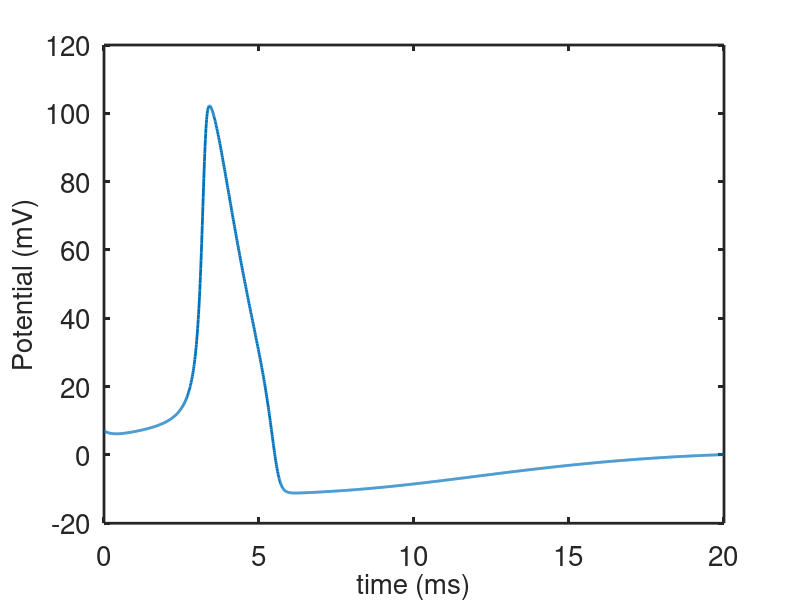
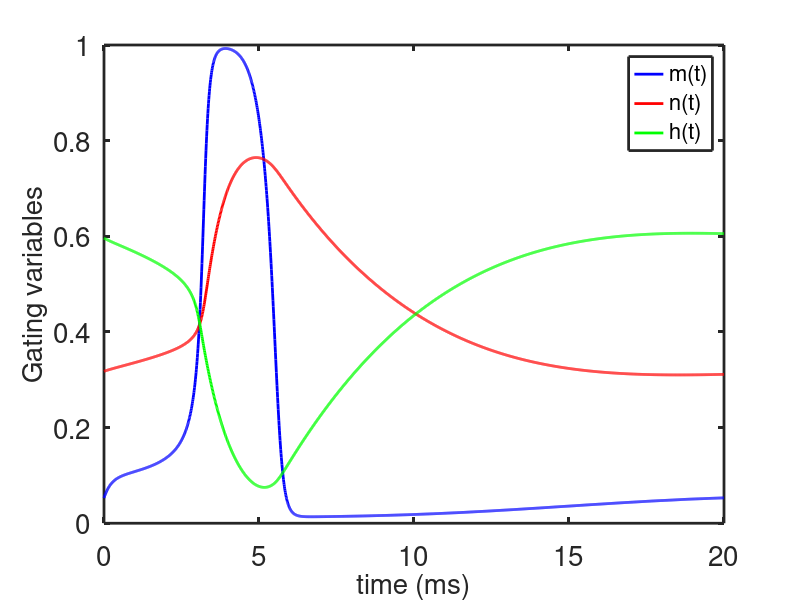
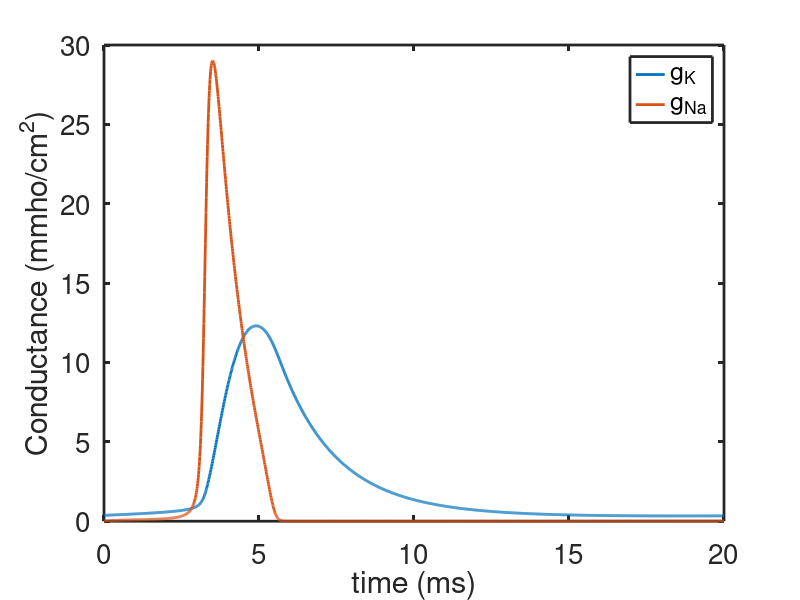

MATLAB code to generate these figures, in order:
% This is a simple ode integrator for the HH equations
% it is set up to be easily modified to use for other dynamics
function hh
 
global gnabar gkbar Vna Vk Vl Inp Veq Tfact Iapp tstim BCL gl
set(0,                           ...
   'defaultaxesfontsize', 20,   ...
   'defaultaxeslinewidth', 2.0, ...
   'defaultlinelinewidth', 2.0);

Veq = 0; %is the original HH formulation
%Veq = -65; % is the physiological formulation

Tfact = 1; % this is the correction factor for temperatures other that 6.3C
%Tfact = 0.977 % correspnds to 0C

%Tfact = 1.085 % corresponds to 30 C.

gnabar = 120.;
gkbar = 36;
gl = 0.3;
 
Vna = Tfact*(115+Veq) - Veq;
Vk = Tfact*(-12+Veq)-Veq;
Vl = Tfact*(10.5988+Veq)-Veq;

tstep = .1;
rn0 = 0.8;

tstim = 0.005;  %This is the length of time of an initial stimulus


%Inp = 3.47;  % this is the amplitude of the initial input stimulus
%Inp = 3.5;
%Inp = 13.4;
Inp = 0;
%Iapp =7;  %this is the amplitude of the steady current stimulus
 Iapp = 120;
 Iapp = 0;
%BCL = 39;
BCL = 0;

tstep = .01;
t_end = 20 ;

% initial data
V = 6.5098;  %The voltage threshold
V = 7;
%V = Veq;
m = 0.0529;
h = 0.5961;
n = 0.3177;

%specify the output points
tspan = [0:tstep:t_end];

s0 = [V;m;h;n];

[T,S] = ode23(@deRHS,tspan, s0, odeset('maxstep',1));  
V = S(:,1);
m = S(:,2);
h = S(:,3);
n = S(:,4);


% currents;
gna=gnabar*m.^3.*h;
 
gk=gkbar*n.^4;
Icl=gl*(V-Vl);
Ina=gna.*(V-Vna);
Ik=gk.*(V-Vk);

% figure(4)
% plot( Ina,Ik,'linewidth',2)
% xlabel('I_{Na}')
% ylabel('I_K')
% 
 
 
% figure(3)
% plot(n,h,'linewidth',2)
% xlabel('n','fontsize',20)
% ylabel('h','fontsize',20)

figure(1)
plot(T,V,'linewidth',2)
axis([0 t_end -20 120])
xlabel('time (ms)','fontsize',20)
ylabel('Potential (mV)','fontsize',20)

figure(2)
plot(T,m,'b',T,n,'r',T,h,'g',  'linewidth',2)
legend('m(t)','n(t)','h(t)','fontsize',16)
xlabel('time (ms)','fontsize',20)
ylabel('Gating variables','fontsize',20)
axis([0 t_end 0 1])
 
 figure(3)
 plot(T, gk,T, gna)
xlabel('time (ms)')
ylabel('Conductance (mmho/cm^2)')
legend('g_K','g_{Na}')

end

%the right hand side for the simulation:
function s_prime=deRHS(t,s)
global gnabar gkbar Vna Vk Vl Inp Veq   Iapp tstim BCL gl 

%the original HH formulation has 
V = s(1)-Veq;
m = s(2);
h = s(3);
n = s(4);
 
Input = Inp/cosh(mod(t,BCL)-BCL/10) +Iapp
 
AM=.1*(25.-V)./(exp(.1*(25.-V))-1.);
BM=4.*exp(-V/18);
AH=.07*exp(-V/20.);
BH=1./(exp(.1*(30.-V))+1.);
AN=.01*(10.-V)./(exp(.1*(10.-V))-1.);
BN=.125*exp(-V/80.);

Minf = AM./(AM+BM);



Fm=AM*(1.-m)-BM*m;
Fh=AH*(1.-h)-BH*h;
Fn=AN*(1.-n)-BN*n;
gna=gnabar*m.^3.*h;
%gnainf=gnabar*Minf.^3.*h;
gk=gkbar*n.^4;
Icl=gl*(V-Vl);

Fv = -gna*(V-Vna)-gk*(V-Vk)-Icl;

s_prime = [Fv+Input Fm Fh Fn]';

end

 
